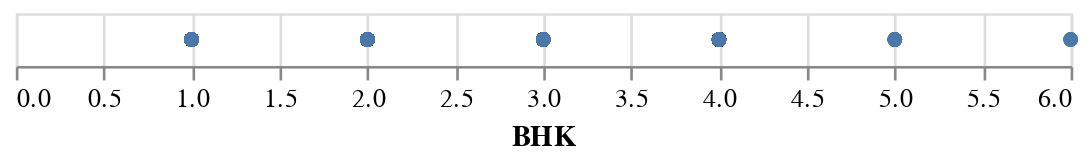

Source (notebook cell):
### Code cell
alt.Chart(df).mark_circle().encode(x='BHK')

### Figure 1 — Vega-Lite specification as saved in the notebook (floating-point values rounded to 4 significant figures; data arrays with more than 128 entries replaced by an {"elided": "..."} marker saying what was removed)
{"config": {"view": {"continuousWidth": 400, "continuousHeight": 300}}, "data": {"name": "data-8ca863301b1734d22d0ca4a68811dd6d"}, "mark": "circle", "encoding": {"x": {"field": "BHK", "type": "quantitative"}}, "$schema": "https://vega.github.io/schema/vega-lite/v4.17.0.json", "datasets": {"data-8ca863301b1734d22d0ca4a68811dd6d": {"elided": "4743 records"}}}
